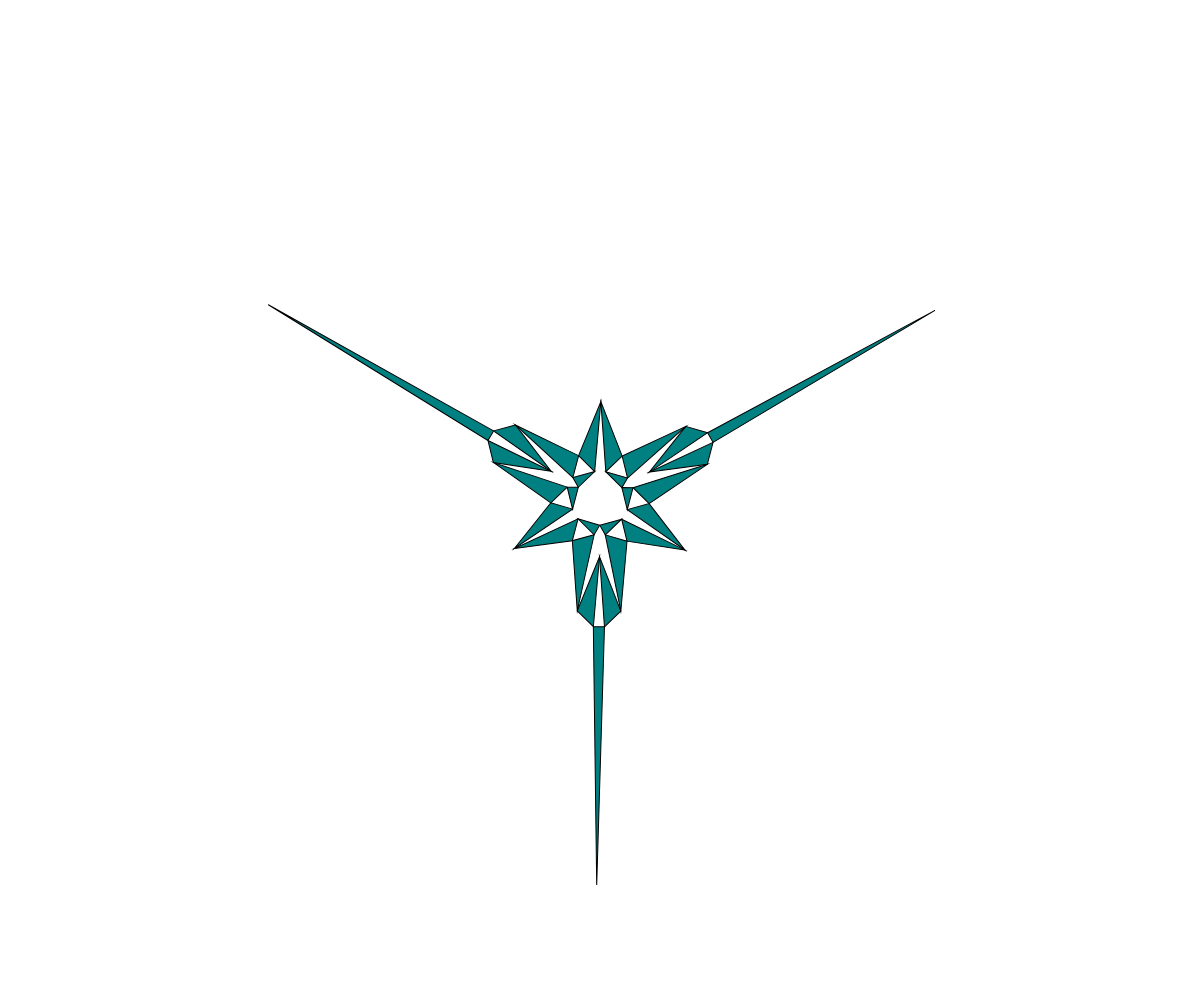
Frame 1 (no input)
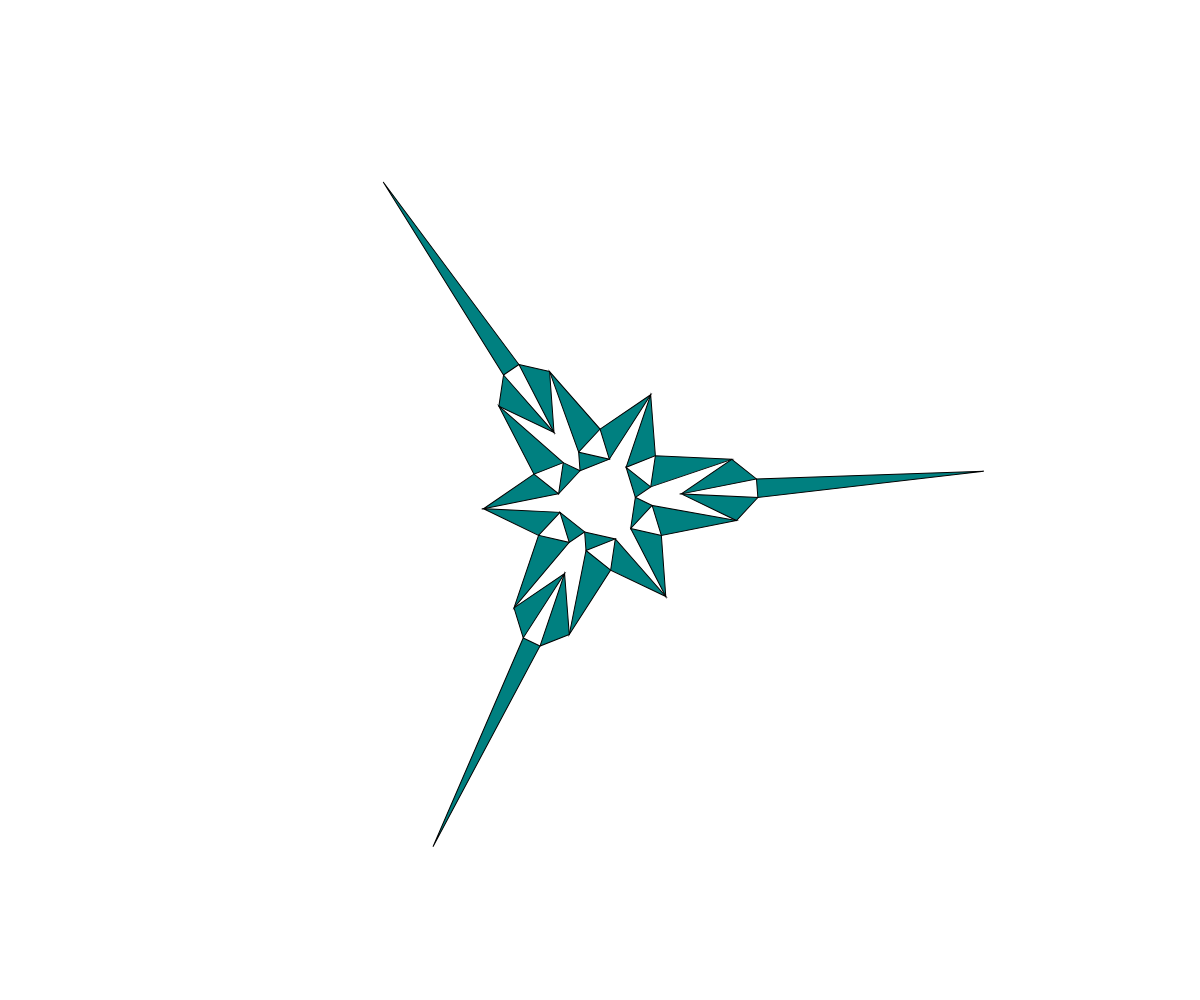
Frame 60 (no input)
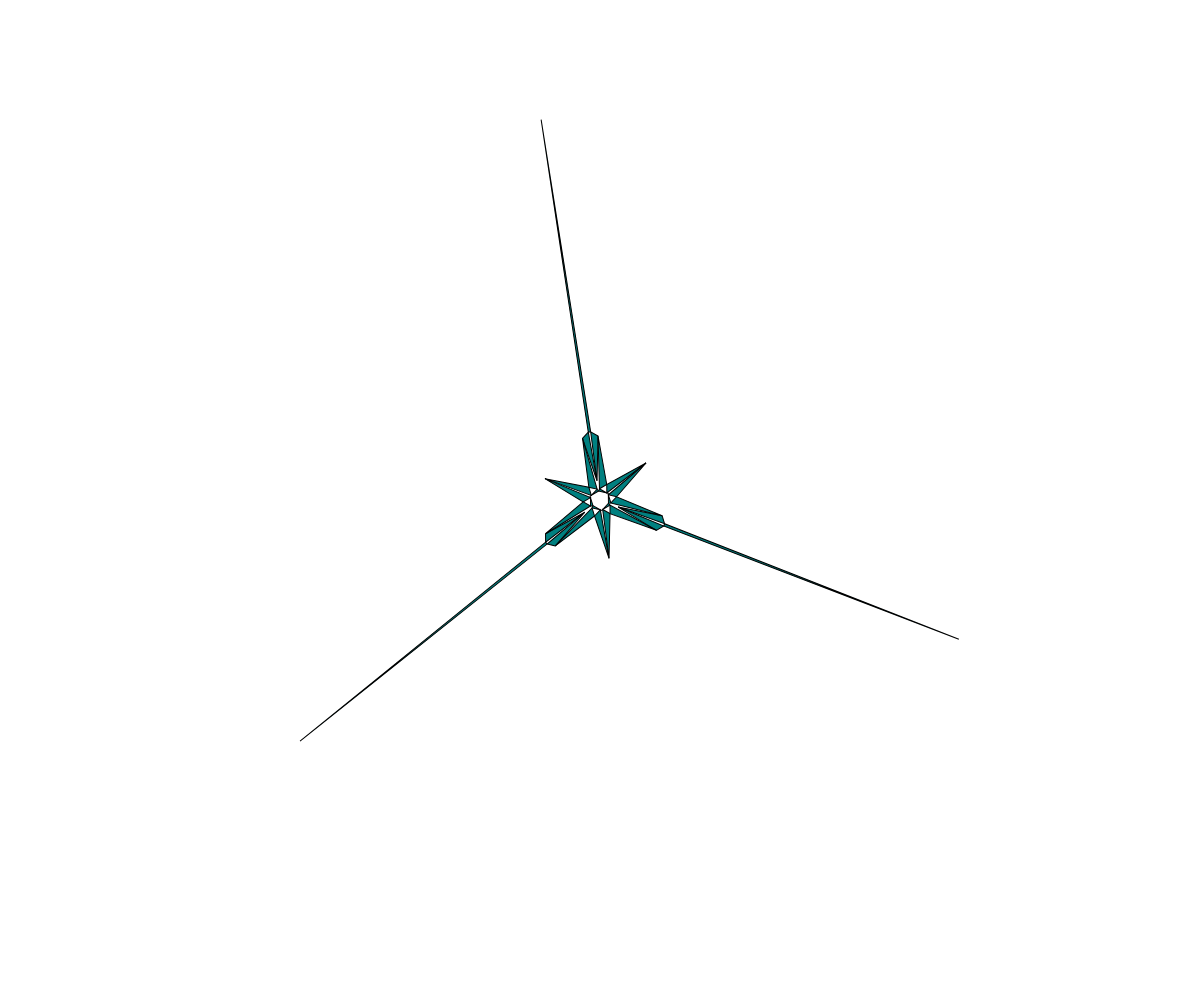
Frame 120 (the mouse pressed at the canvas centre since frame 60)

The p5.js sketch that drew these frames (run headless with seeded random() and noise() and a simulated clock; from frame 60 on, the mouse is pressed at the canvas centre):

// p5.js sketch
// ── sketch.js
var dt;

function setup() {
  createCanvas(windowWidth, windowHeight);
  dt = {a: 0, b: 0, r: 0, x: 0.5, y: 0.5, s: min(2 * windowWidth/3, 2 * windowHeight/3)};
}

function draw() {
	background("white");
	fill("teal");
	translate(windowWidth/2, windowHeight/2);
	rotate(dt.r += random(0.005, 0.01));
	dt.x = 0.5 + Math.sin(dt.a += 0.045) * 0.25;
    dt.y = 0.5 + Math.sin(dt.b += 0.045) * 0.25;
	sierpenski(
		createVector(0, dt.s / pow(3, 1/2)),
		createVector(-dt.s/2, -dt.s/ (2 * pow(3, 1/2))),
		createVector(dt.s/2, -dt.s/ (2 * pow(3, 1/2))),
		3
	)
}

function randomColour() {
	return '#'+Math.floor(Math.random()*16777215).toString(16);
}

function midpoint (a, b) {
	var v3 = p5.Vector.div((p5.Vector.add(a,b)),2);
	return v3;
}

function sierpenski(a, b, c, rank) {
	if (rank <= 0) {
		triangle(a.x, a.y, b.x, b.y, c.x, c.y);
	} else {
		sierpenski(a, p5.Vector.mult(midpoint(a,b), dt.x), p5.Vector.mult(midpoint(c,a),dt.y),rank-1);
		sierpenski(b, p5.Vector.mult(midpoint(a,b), dt.x), p5.Vector.mult(midpoint(b,c),dt.y),rank-1);
		sierpenski(c, p5.Vector.mult(midpoint(a,c), dt.x), p5.Vector.mult(midpoint(c,b),dt.y),rank-1);

	}
}
